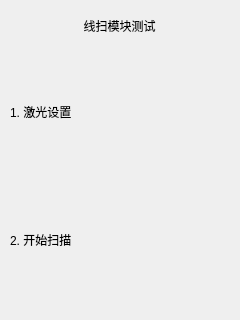
<?xml version="1.0" encoding="UTF-8"?>
<ui version="4.0">
 <class>DialogCameraTest</class>
 <widget class="QDialog" name="DialogCameraTest">
  <property name="geometry">
   <rect>
    <x>0</x>
    <y>0</y>
    <width>240</width>
    <height>320</height>
   </rect>
  </property>
  <property name="windowTitle">
   <string>Dialog</string>
  </property>
  <widget class="QWidget" name="horizontalLayoutWidget">
   <property name="geometry">
    <rect>
     <x>10</x>
     <y>50</y>
     <width>221</width>
     <height>251</height>
    </rect>
   </property>
   <layout class="QHBoxLayout" name="imageView">
    <item>
     <layout class="QGridLayout" name="gridLayout">
      <item row="0" column="0">
       <widget class="QLabel" name="label_2">
        <property name="text">
         <string>1. 激光设置</string>
        </property>
       </widget>
      </item>
      <item row="1" column="0">
       <widget class="QLabel" name="label_3">
        <property name="text">
         <string>2. 开始扫描</string>
        </property>
       </widget>
      </item>
     </layout>
    </item>
   </layout>
  </widget>
  <widget class="QWidget" name="verticalLayoutWidget">
   <property name="geometry">
    <rect>
     <x>99</x>
     <y>379</y>
     <width>261</width>
     <height>231</height>
    </rect>
   </property>
   <layout class="QVBoxLayout" name="verticalLayout">
    <item>
     <widget class="QLabel" name="label_ImageCapture">
      <property name="text">
       <string>Nothing to display</string>
      </property>
      <property name="alignment">
       <set>Qt::AlignCenter</set>
      </property>
     </widget>
    </item>
   </layout>
  </widget>
  <widget class="QWidget" name="horizontalLayoutWidget_2">
   <property name="geometry">
    <rect>
     <x>9</x>
     <y>10</y>
     <width>221</width>
     <height>31</height>
    </rect>
   </property>
   <layout class="QHBoxLayout" name="horizontalLayout">
    <item>
     <widget class="QLabel" name="label">
      <property name="text">
       <string>线扫模块测试</string>
      </property>
      <property name="alignment">
       <set>Qt::AlignCenter</set>
      </property>
     </widget>
    </item>
   </layout>
  </widget>
 </widget>
 <resources/>
 <connections/>
</ui>
